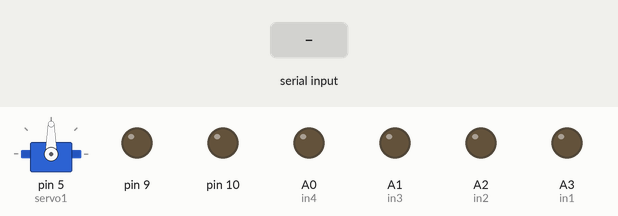
Bench run of a sketch on a simulated Arduino Uno, built with avr-gcc and run on an emulated ATmega328P. Shown: servo, output pins drawn as LEDs (lit = HIGH). The inputs (shaded band) are chosen by the test bench.

Above: at 1.2 s.
1.3 s: "F" received over Serial
At 1.7 s:
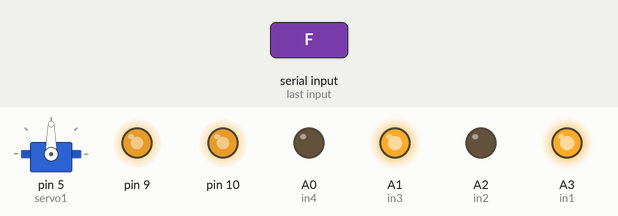
2.8 s: "B" received over Serial
At 4.0 s:
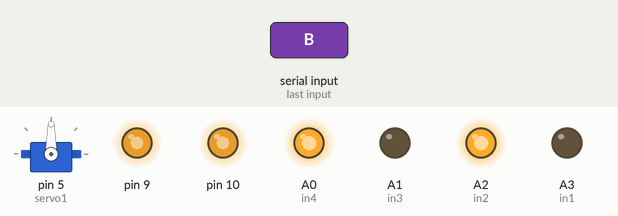
4.3 s: "R" received over Serial
At 5.1 s:
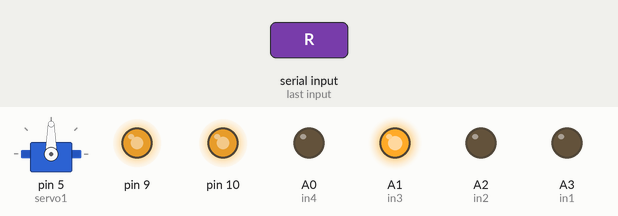
5.8 s: "L" received over Serial
At 6.3 s:
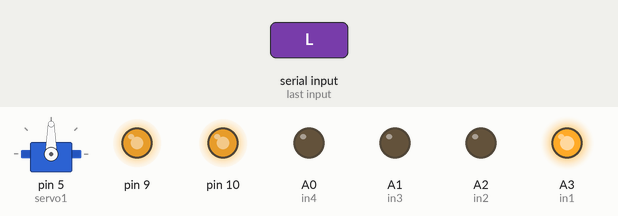
7.3 s: "S" received over Serial
At 8.5 s:
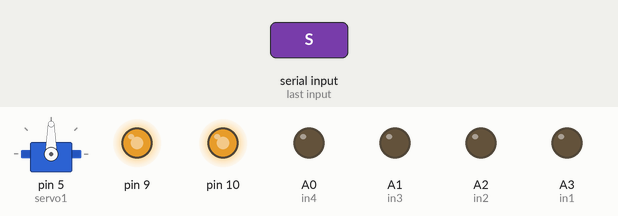
8.8 s: "G" received over Serial
At 9.6 s:
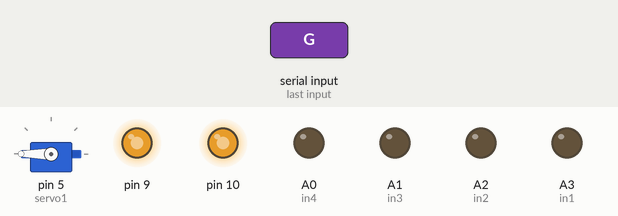
Timing chart, 0 to 11.8 s (numbered marks = the images above; inputs shaded):
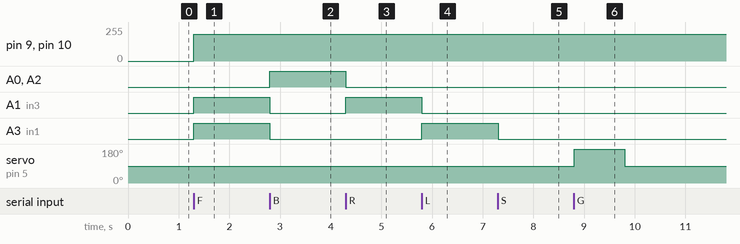

Measured:
- after the input at 1.3 s, pin 9, pin 10: 0/255 → 200/255 at once; A1 (in3), A3 (in1): LOW → HIGH at once
- after the input at 2.8 s, A0 (in4), A2 (in2): LOW → HIGH at once; A1 (in3), A3 (in1): HIGH → LOW at once
- after the input at 4.3 s, A0 (in4), A2 (in2): HIGH → LOW at once; A1 (in3): LOW → HIGH at once
- after the input at 5.8 s, A1 (in3): HIGH → LOW at once; A3 (in1): LOW → HIGH at once
- after the input at 7.3 s, A3 (in1): HIGH → LOW at once
- after the input at 8.8 s, servo on pin 5 (servo1): 90° → 180° at once, → 90° 1.0 s later

The sketch:

AirostbotA.ino
```cpp
/* BLUETOOTH CAR WITH ARDUINO UNO AND HC-05
   This code demonstrates controlling a car via smartphone using Bluetooth communication
   with a single servo for the gripper mechanism.
*/

#include <Servo.h> // Include the Servo library

#define in1 A3
#define in2 A2
#define in3 A1
#define in4 A0

Servo servo1; // Create servo object for the servo

void setup() {
  Serial.begin(9600); // Initialize serial communication
  pinMode(in1, OUTPUT);
  pinMode(in2, OUTPUT);
  pinMode(in3, OUTPUT);
  pinMode(in4, OUTPUT);
  pinMode(9,  OUTPUT);
  pinMode(10, OUTPUT);

  // Attach the servo
  servo1.attach(5); // Servo signal pin connected to digital pin 5

  // Initialize servo at neutral position
  servo1.write(90);
}

void loop() {
  if (Serial.available() > 0) {
    char inputvalue = char(Serial.read());

    // Controlling speed (0 = off and 255 = max speed)
    analogWrite(9, 200); // ENA pin
    analogWrite(10, 200); // ENB pin

    // Move forward
    if (inputvalue == 'F') {
      digitalWrite(in1, HIGH);
      digitalWrite(in2, LOW);
      digitalWrite(in3, HIGH);
      digitalWrite(in4, LOW);
    }
    // Move backward
    else if (inputvalue == 'B') {
      digitalWrite(in1, LOW);
      digitalWrite(in2, HIGH);
      digitalWrite(in3, LOW);
      digitalWrite(in4, HIGH);
    }
    // Turn right
    else if (inputvalue == 'R') {
      digitalWrite(in1, LOW);
      digitalWrite(in2, LOW);
      digitalWrite(in3, HIGH);
      digitalWrite(in4, LOW);
    }
    // Turn left
    else if (inputvalue == 'L') {
      digitalWrite(in1, HIGH);
      digitalWrite(in2, LOW);
      digitalWrite(in3, LOW);
      digitalWrite(in4, LOW);
    }
    // Stop the car
    else if (inputvalue == 'S') {
      digitalWrite(in1, LOW);
      digitalWrite(in2, LOW);
      digitalWrite(in3, LOW);
      digitalWrite(in4, LOW);
    }
    // Gripper commands for one servo
    if (inputvalue == 'G') { // Open gripper
      servo1.write(180); // Servo rotates forward
      delay(1000);       // Adjust the delay for desired opening extent
      servo1.write(90);  // Stop servo
    } else if (inputvalue == 'H') { // Close gripper
      servo1.write(90);   // Servo rotates backward
      delay(1000);       // Adjust the delay for desired closing extent
      servo1.write(90);  // Stop servo
    }
  }
}
```
